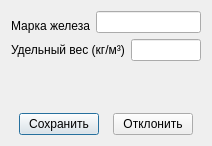
<?xml version="1.0" encoding="UTF-8"?>
<ui version="4.0">
 <class>Dialog</class>
 <widget class="QDialog" name="Dialog">
  <property name="geometry">
   <rect>
    <x>0</x>
    <y>0</y>
    <width>212</width>
    <height>146</height>
   </rect>
  </property>
  <property name="windowTitle">
   <string>Dialog</string>
  </property>
  <layout class="QVBoxLayout" name="verticalLayout">
   <item>
    <layout class="QGridLayout" name="gridLayout" rowstretch="0,0">
     <item row="0" column="0">
      <widget class="QLabel" name="label">
       <property name="text">
        <string>Марка железа</string>
       </property>
       <property name="alignment">
        <set>Qt::AlignBottom|Qt::AlignHCenter</set>
       </property>
      </widget>
     </item>
     <item row="0" column="1" colspan="2">
      <widget class="QLineEdit" name="lineEdit">
       <property name="maxLength">
        <number>200</number>
       </property>
      </widget>
     </item>
     <item row="1" column="0" colspan="2">
      <widget class="QLabel" name="label_2">
       <property name="text">
        <string>Удельный вес (кг/м³)</string>
       </property>
      </widget>
     </item>
     <item row="1" column="2">
      <widget class="QLineEdit" name="lineEdit_2"/>
     </item>
    </layout>
   </item>
   <item>
    <spacer name="verticalSpacer">
     <property name="orientation">
      <enum>Qt::Vertical</enum>
     </property>
     <property name="sizeHint" stdset="0">
      <size>
       <width>20</width>
       <height>40</height>
      </size>
     </property>
    </spacer>
   </item>
   <item>
    <layout class="QHBoxLayout" name="horizontalLayout_5">
     <item>
      <widget class="QPushButton" name="pushButton">
       <property name="sizePolicy">
        <sizepolicy hsizetype="Fixed" vsizetype="Fixed">
         <horstretch>0</horstretch>
         <verstretch>0</verstretch>
        </sizepolicy>
       </property>
       <property name="text">
        <string> Сохранить </string>
       </property>
       <property name="iconSize">
        <size>
         <width>24</width>
         <height>24</height>
        </size>
       </property>
      </widget>
     </item>
     <item>
      <widget class="QPushButton" name="pushButton_2">
       <property name="sizePolicy">
        <sizepolicy hsizetype="Fixed" vsizetype="Fixed">
         <horstretch>0</horstretch>
         <verstretch>0</verstretch>
        </sizepolicy>
       </property>
       <property name="text">
        <string> Отклонить </string>
       </property>
       <property name="iconSize">
        <size>
         <width>24</width>
         <height>24</height>
        </size>
       </property>
      </widget>
     </item>
    </layout>
   </item>
  </layout>
 </widget>
 <resources/>
 <connections/>
</ui>
